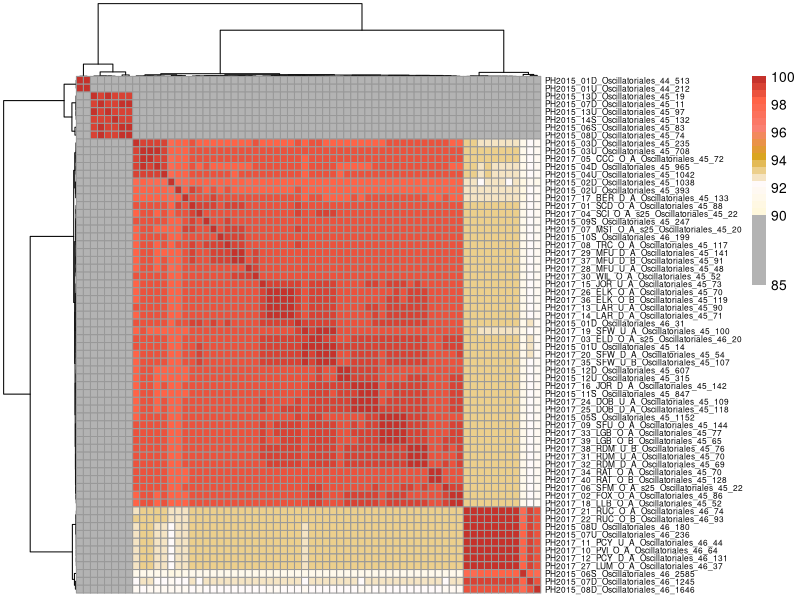
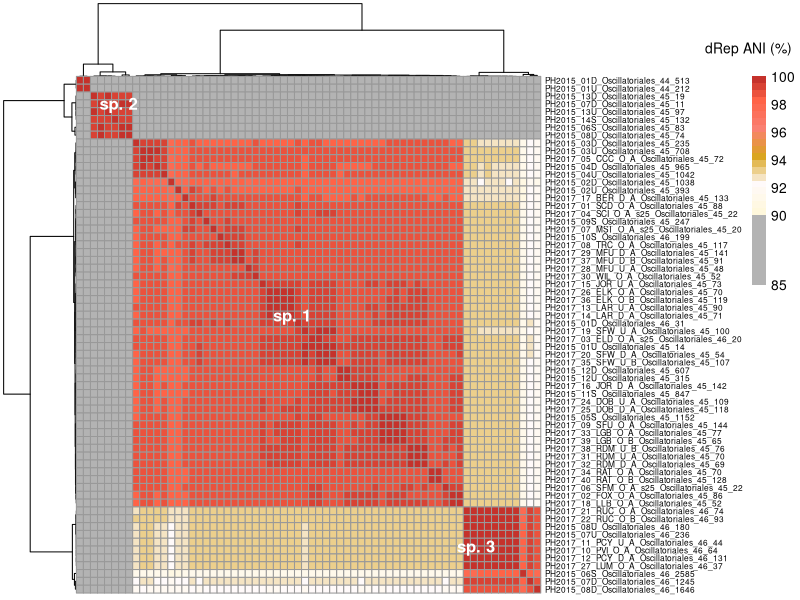

Write R code to recreate these figures, in order.
## Script to format and plot dRep ANI values


#### Libraries #################################################################
library(tidyverse)
library(vegan)
library(pheatmap)
library(grid)
################################################################################


## READ dRep OUTPUT
df <- read_csv(file.path("Data/dRep", "Ndb_20200422.csv")) %>%
  select(querry, reference, ani, alignment_coverage) %>% 
  mutate(querry= str_replace(querry, ".fa", ""),
         reference= str_replace(reference, ".fa", ""))

## Transform into a matrix
ani.mat <- df %>%
  select(querry, reference, ani) %>% 
  spread(key= querry, value= ani) %>%
  select(-reference) %>%
  as.matrix(.)
rownames(ani.mat) <- colnames(ani.mat)


## Remove NAs (these are generated because only samples within the same primary cluster have an NA value calculated)
ani.mat[is.na(ani.mat) == TRUE] <- 0.8

# Calculate Euclidean distance
ani.dist.row <- vegdist(ani.mat, method= "euclidean")

## Identify the 4 species
ani.clusters <- hclust(ani.dist.row, method = "ward.D2")
ani.species <- data.frame(ani_species= cutree(ani.clusters, k= 4))
ani.species$genome <- str_replace(row.names(ani.species), ".fa", "")

## Change the species numbers to match the PH2015 publication and write a TSV file
ani.species <- ani.species %>%
  mutate(ani_species= ifelse(ani_species == 1, 4,
                             ifelse(ani_species == 2, 1,
                                    ifelse(ani_species == 3, 2, 3)))) %>%
  select(genome, ani_species)
#write_tsv(ani.species, path= file.path("Data/dRep", "ani_species.tsv"))



#### SUMMARY STATISTICS BETWEEEN SPECIES ####
ani.df <- ani.mat %>% 
  as.data.frame() %>% 
  mutate(genome= str_replace_all(row.names(ani.mat), ".fa", "")) %>% 
  as_tibble() %>% 
  left_join(., ani.species) %>% 
  rename(genome_1= genome, species_1= ani_species)

## Make long
ani.df.l <- ani.df %>% 
  pivot_longer(names_to= "genome_2", values_to = "dRep_ANI", cols= contains("PH")) %>% 
  mutate(genome_2= str_replace_all(genome_2, ".fa", "")) %>% 
  left_join(., ani.species, by= c("genome_2" = "genome")) %>% 
  rename(species_2 = ani_species) %>% 
  select(genome_1, species_1, genome_2, species_2, dRep_ANI) %>% 
  mutate(species_comp= str_c(species_1, species_2, sep= "-")) %>% 
  left_join(., select(df, querry, reference, alignment_coverage), by= c("genome_1" = "querry", "genome_2" = "reference"))


## Summarize ANI values between species clusters
ani.species.comparison <- ani.df.l %>% 
  group_by(species_comp) %>% 
  summarize(n= length(dRep_ANI),
            mean_ani= mean(dRep_ANI),
            median_ani= median(dRep_ANI),
            sd_ani= sd(dRep_ANI),
            mean_cov= mean(alignment_coverage),
            median_cov= median(alignment_coverage),
            sd_cov= sd(alignment_coverage))

#### FIGURE #####

## Color ramp
ani.breaks <- c(0.85, seq(0.90, 1, by= 0.005))
legend.breaks <- c(0.85, seq(0.90, 1, by= 0.02))
legend.labels <- as.character(legend.breaks*100)
ani.colors <- c("gray70",  colorRampPalette(c("cornsilk", "snow", "goldenrod", "salmon", "tomato", "firebrick"))(21))


ani.heat <- pheatmap(ani.mat,
         color= ani.colors,
         breaks= ani.breaks,
         border_color = "gray60",
         legend_breaks= legend.breaks,
         legend_labels = legend.labels,
         scale= "none",
         cluster_cols = TRUE,
         cluster_rows = TRUE,
         clustering_distance_rows= ani.dist.row,
         clustering_distance_cols= ani.dist.row,
         clustering_method= "ward.D2",
         margins= (c(10, 10)),
         show_rownames= TRUE,
         show_colnames=  FALSE,
         fontsize_row = 6,
)

png("Output_figures/Fig_S2b.png", height= 180, width= 180, units= "mm", res= 320, type= "cairo")
ani.heat

grid.text("sp. 1", x= 0.365, y= 0.475, just= "center", gp=gpar(fontsize=12, fontface= "bold", col= "white"))
grid.text("sp. 2", x= 0.148, y= 0.828, just= "center", gp=gpar(fontsize=12, fontface= "bold", col= "white"))
grid.text("sp. 3", x= 0.595, y= 0.09, just= "center", gp=gpar(fontsize=12, fontface= "bold", col= "white"))
grid.text("dRep ANI (%)", x= 0.99, y= 0.92, just= "right", gp=gpar(fontsize=10, col= "Black"))
dev.off()
